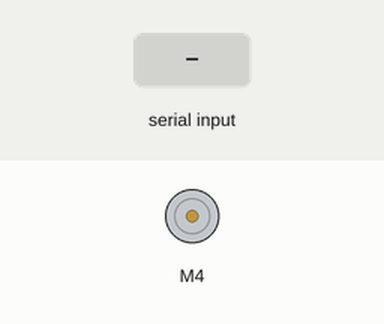
This sketch was run on a simulated Arduino Uno, built with avr-gcc and run on an emulated ATmega328P. On the bench: DC motor (green arrow = forward, orange = backward, longer = faster). The test bench sets the inputs (shaded band). What the sketch prints to the serial monitor is not drawn.

Above: at 1.2 s.
1.3 s: "1" received over the second serial link
At 3.4 s:
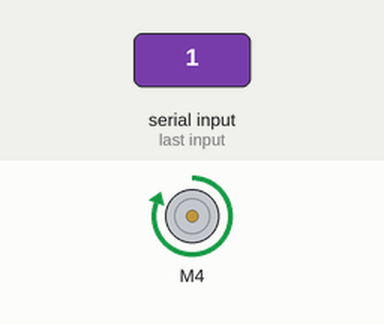
Timing chart, 0 to 13.8 s (numbered marks = the images above; inputs shaded):
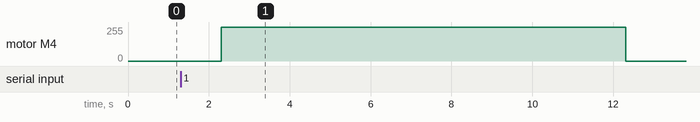

Measured:
- after the input at 1.3 s, motor M4: stopped → forward 255/255 after 1.0 s, → stopped 10.0 s later

The sketch:

petFeederBase.ino
```cpp
#include <SoftwareSerial.h>
#include <Wire.h>
#include <Adafruit_MotorShield.h>
#include "utility/Adafruit_MS_PWMServoDriver.h"

// Initialize motor shield
Adafruit_MotorShield AFMS = Adafruit_MotorShield();
// Use M4 on motor shield
Adafruit_DCMotor *motor = AFMS.getMotor(4);

// Declare software serial connection on pins 2 and 3
SoftwareSerial SerialComm(4,5);

// Declare dispense function
void dispense();

void setup()
{
  // Start serial connection
  Serial.begin(9600);
  SerialComm.begin(9600);

  Serial.println("Starting...");
  // Start the motor shield
  AFMS.begin();
  // Set motor default speed to highest possible
  motor->setSpeed(255);
}

void loop() {
  // If serial is available from Node
  if (SerialComm.available() > 0){
    // Read the command
    String command = SerialComm.readString();
    // Dispense food
    dispense();
  }
}

void dispense()
{
  SerialComm.println("ON");
  int dispenseInterval = 10000;
  motor->run(FORWARD);
  delay(dispenseInterval);
  motor->run(RELEASE);
  SerialComm.println("OFF");
}
```
